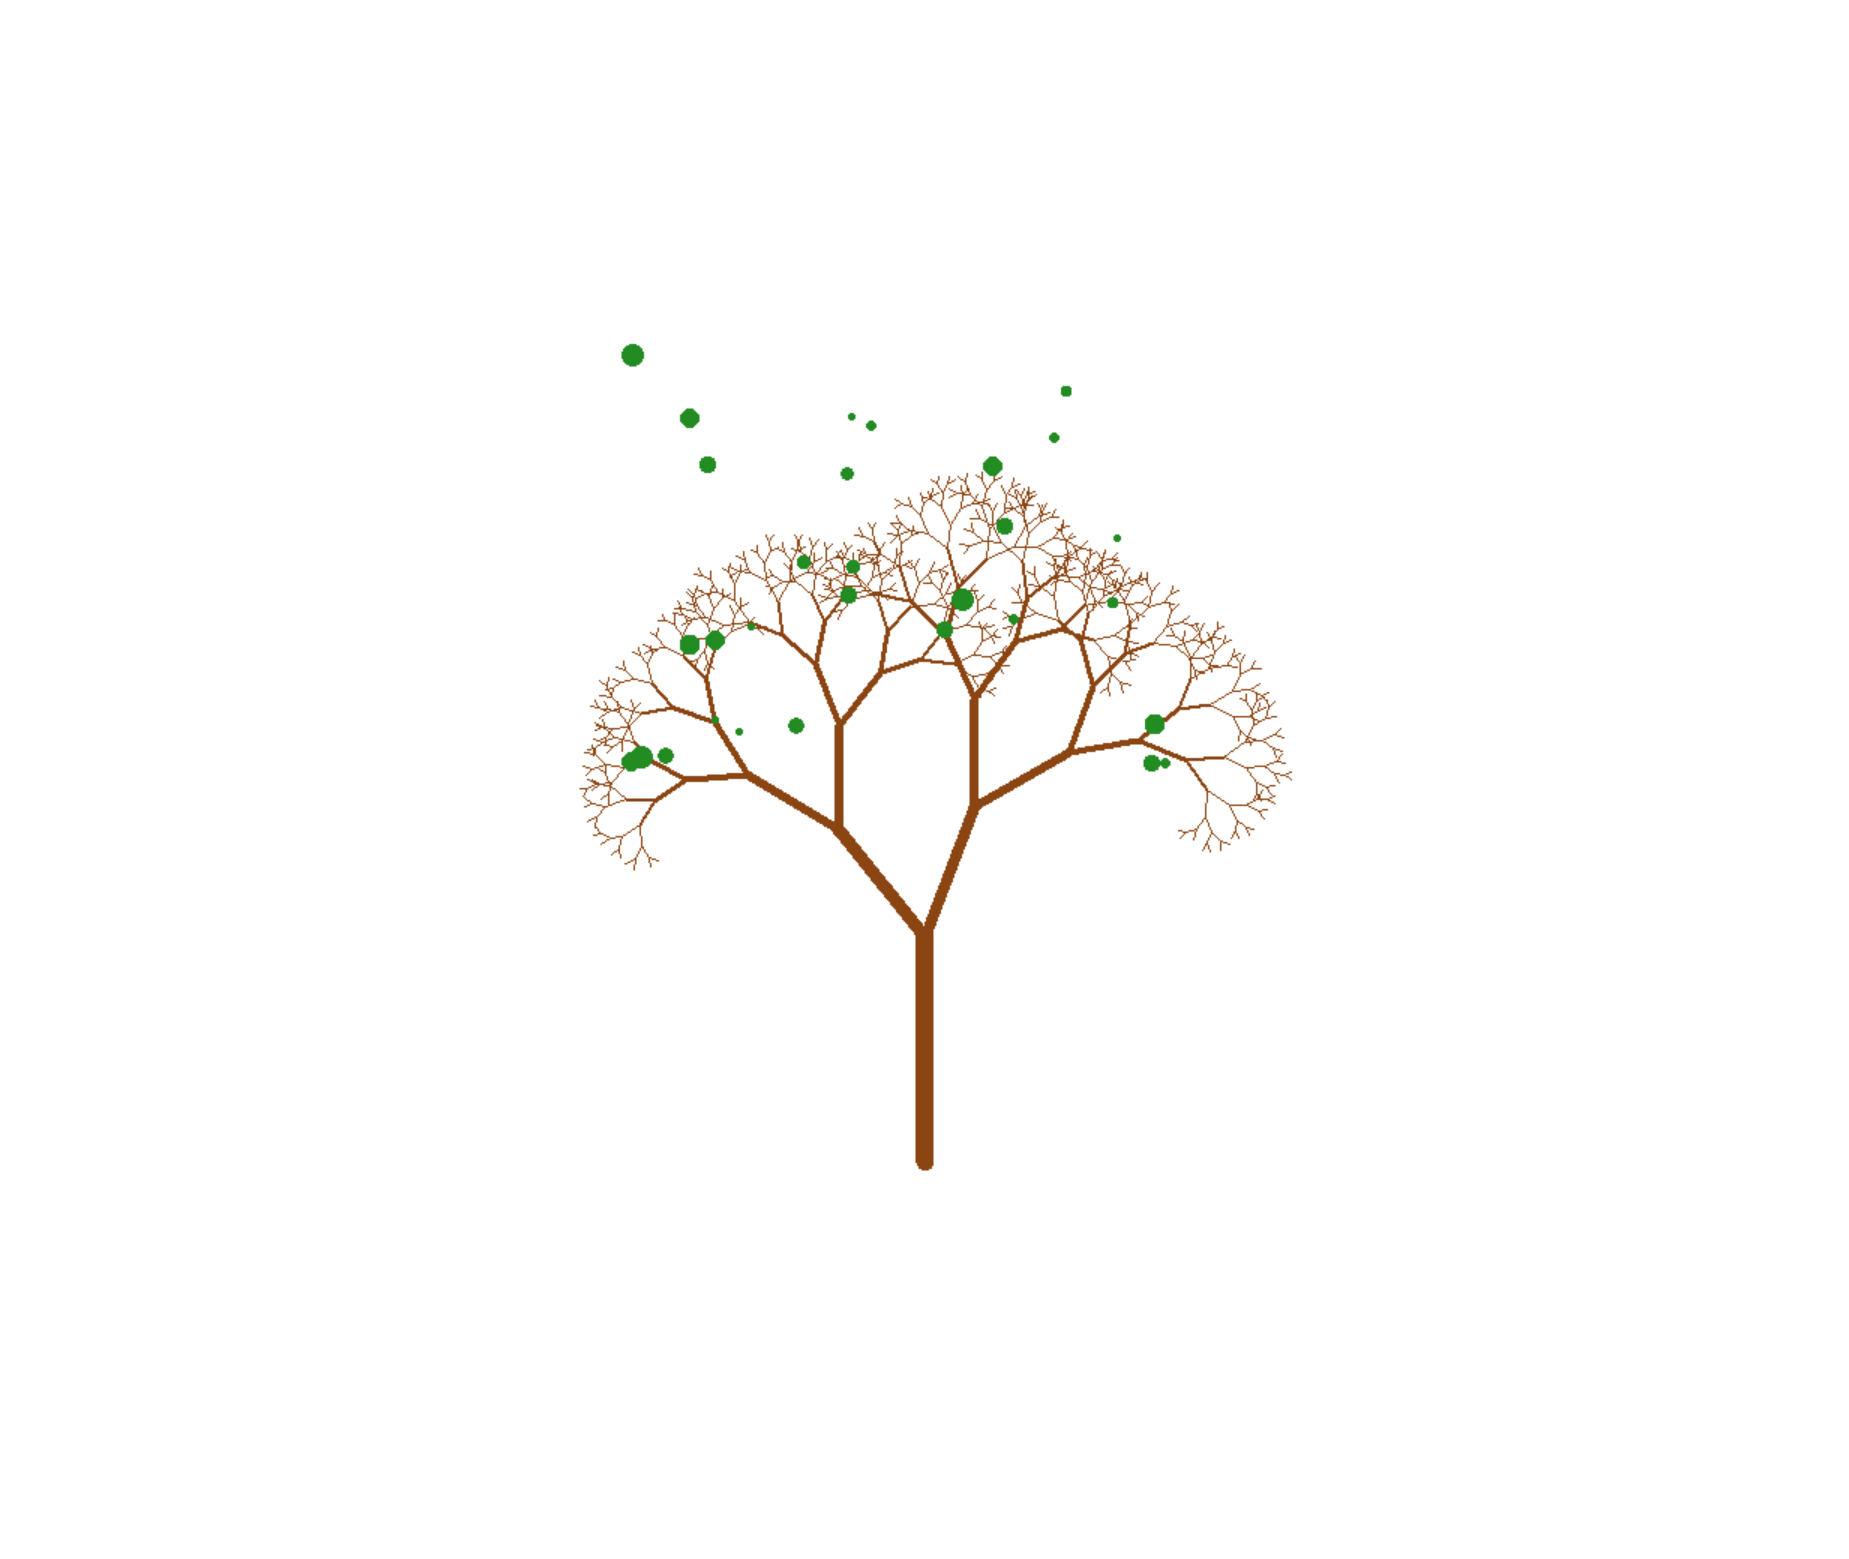

The script that drew this image:
import turtle
import random

def draw_branch(t, branch_length, angle, width):
    if branch_length < 5:
        return
        
    # Draw current branch
    t.pensize(width)
    t.forward(branch_length)
    
    # Randomize parameters for realism
    angle_variation = random.randint(-10, 10)
    length_reduction = random.uniform(0.6, 0.8)
    
    # Right branch
    t.right(angle + angle_variation)
    draw_branch(t, branch_length * length_reduction, angle, width*0.7)
    t.left(angle + angle_variation)
    
    # Left branch
    t.left(angle - angle_variation)
    draw_branch(t, branch_length * length_reduction, angle, width*0.7)
    t.right(angle - angle_variation)
    
    # Return to original position
    t.backward(branch_length)

# Set up turtle
t = turtle.Turtle()
t.speed('fastest')
t.left(90)
t.penup()
t.setpos(0, -250)
t.pendown()
t.color("saddlebrown")

# Draw the tree
draw_branch(t, 150, 30, 12)

# Add leaves at the ends
t.color("forestgreen")
for _ in range(30):
    t.penup()
    t.goto(random.randint(-200, 200), random.randint(0, 300))
    t.pendown()
    t.dot(random.randint(5, 15))

t.hideturtle()
turtle.done()
